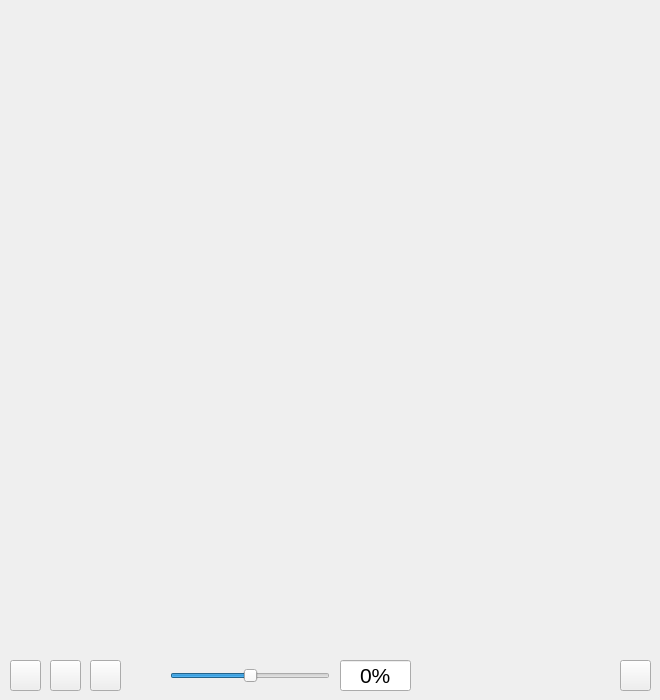
<?xml version="1.0" encoding="UTF-8"?>
<ui version="4.0">
 <class>MainWindow</class>
 <widget class="QMainWindow" name="MainWindow">
  <property name="geometry">
   <rect>
    <x>0</x>
    <y>0</y>
    <width>660</width>
    <height>700</height>
   </rect>
  </property>
  <property name="sizePolicy">
   <sizepolicy hsizetype="Fixed" vsizetype="Fixed">
    <horstretch>0</horstretch>
    <verstretch>0</verstretch>
   </sizepolicy>
  </property>
  <property name="windowTitle">
   <string>MainWindow</string>
  </property>
  <widget class="QWidget" name="centralwidget">
   <widget class="QLabel" name="LblDisplay">
    <property name="geometry">
     <rect>
      <x>10</x>
      <y>10</y>
      <width>640</width>
      <height>640</height>
     </rect>
    </property>
    <property name="sizePolicy">
     <sizepolicy hsizetype="Fixed" vsizetype="Fixed">
      <horstretch>0</horstretch>
      <verstretch>0</verstretch>
     </sizepolicy>
    </property>
    <property name="scaledContents">
     <bool>true</bool>
    </property>
   </widget>
   <widget class="QPushButton" name="pbOpen">
    <property name="geometry">
     <rect>
      <x>10</x>
      <y>660</y>
      <width>31</width>
      <height>31</height>
     </rect>
    </property>
    <property name="toolTip">
     <string>Open Image</string>
    </property>
    <property name="icon">
     <iconset resource="icons.qrc">
      <normaloff>:/icons/open.png</normaloff>:/icons/open.png</iconset>
    </property>
   </widget>
   <widget class="QPushButton" name="pbPrev">
    <property name="geometry">
     <rect>
      <x>50</x>
      <y>660</y>
      <width>31</width>
      <height>31</height>
     </rect>
    </property>
    <property name="toolTip">
     <string>Previous Image</string>
    </property>
    <property name="icon">
     <iconset resource="icons.qrc">
      <normaloff>:/icons/prev.png</normaloff>:/icons/prev.png</iconset>
    </property>
   </widget>
   <widget class="QPushButton" name="pbNext">
    <property name="geometry">
     <rect>
      <x>90</x>
      <y>660</y>
      <width>31</width>
      <height>31</height>
     </rect>
    </property>
    <property name="toolTip">
     <string>Next Image</string>
    </property>
    <property name="icon">
     <iconset resource="icons.qrc">
      <normaloff>:/icons/next.png</normaloff>:/icons/next.png</iconset>
    </property>
   </widget>
   <widget class="QPushButton" name="pbQuit">
    <property name="geometry">
     <rect>
      <x>620</x>
      <y>660</y>
      <width>31</width>
      <height>31</height>
     </rect>
    </property>
    <property name="toolTip">
     <string>Quit</string>
    </property>
    <property name="icon">
     <iconset resource="icons.qrc">
      <normaloff>:/icons/quit.png</normaloff>:/icons/quit.png</iconset>
    </property>
   </widget>
   <widget class="QSlider" name="HsBrightness">
    <property name="geometry">
     <rect>
      <x>170</x>
      <y>660</y>
      <width>160</width>
      <height>31</height>
     </rect>
    </property>
    <property name="toolTip">
     <string>Brightness control</string>
    </property>
    <property name="minimum">
     <number>-100</number>
    </property>
    <property name="maximum">
     <number>100</number>
    </property>
    <property name="value">
     <number>0</number>
    </property>
    <property name="orientation">
     <enum>Qt::Horizontal</enum>
    </property>
   </widget>
   <widget class="QLabel" name="LblBrightness">
    <property name="geometry">
     <rect>
      <x>130</x>
      <y>660</y>
      <width>31</width>
      <height>31</height>
     </rect>
    </property>
    <property name="sizePolicy">
     <sizepolicy hsizetype="Fixed" vsizetype="Fixed">
      <horstretch>0</horstretch>
      <verstretch>0</verstretch>
     </sizepolicy>
    </property>
    <property name="toolTip">
     <string>Brightness control</string>
    </property>
    <property name="text">
     <string/>
    </property>
    <property name="pixmap">
     <pixmap resource="icons.qrc">:/icons/brightness.png</pixmap>
    </property>
    <property name="scaledContents">
     <bool>true</bool>
    </property>
   </widget>
   <widget class="QLineEdit" name="leBrightness">
    <property name="geometry">
     <rect>
      <x>340</x>
      <y>660</y>
      <width>71</width>
      <height>31</height>
     </rect>
    </property>
    <property name="sizePolicy">
     <sizepolicy hsizetype="Fixed" vsizetype="Fixed">
      <horstretch>0</horstretch>
      <verstretch>0</verstretch>
     </sizepolicy>
    </property>
    <property name="font">
     <font>
      <pointsize>16</pointsize>
      <bold>false</bold>
      <kerning>true</kerning>
     </font>
    </property>
    <property name="toolTip">
     <string>Brigntness control</string>
    </property>
    <property name="text">
     <string>0%</string>
    </property>
    <property name="alignment">
     <set>Qt::AlignCenter</set>
    </property>
   </widget>
  </widget>
 </widget>
 <resources>
  <include location="icons.qrc"/>
 </resources>
 <connections/>
</ui>
